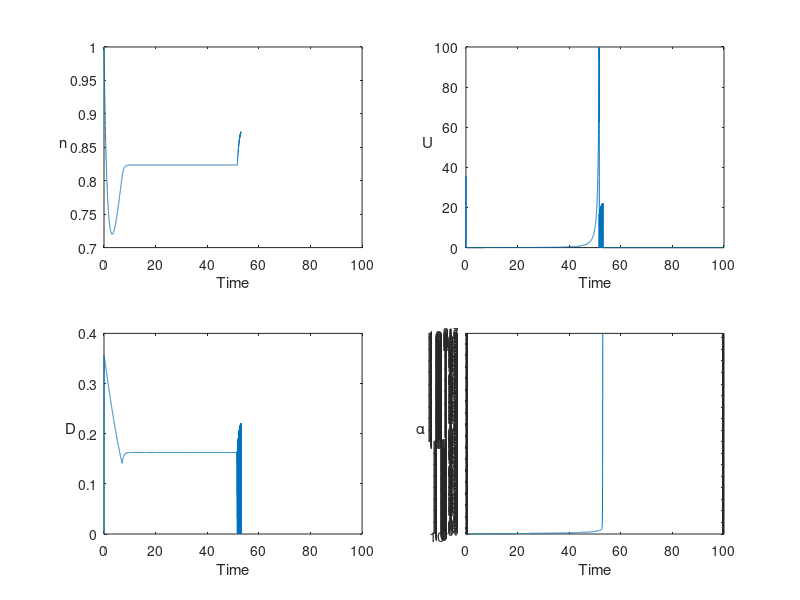
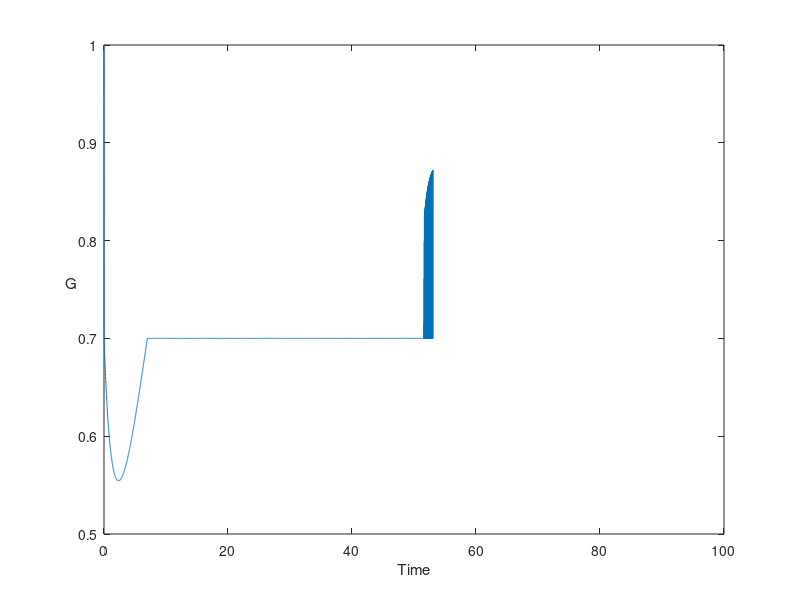

Here is the MATLAB script that generated these plots, in order:
close all
mu = 5;
G_target = 0.7; 
eta = 0.05;
kp = 0.3;
ki1 = 0.03;
ki2o = 0.45;
max_time = 100; %How long the simulation will run for.
dt = 0.01; %The time step we will use for our simple integration.
num = round(max_time/dt); % The number of time steps we are going to integrate for.
time = linspace(0,max_time,num+1); %A vector of times that will be used in plotting.

n_record=zeros(num+1,1);
D_record=zeros(num+1,1);
alpha_record=zeros(num+1,1);
U_record=zeros(num+1,1);
G = zeros(num+1,1);
e_record = 0;
n0=1;
D0=0;
alpha0=0.1;

n_record(1,:)=n0;
D_record(1,:)=D0;
alpha_record(1,:)=alpha0;

U_test = 0:0.01:100;

dn_dt=@(n,D)(n.*(2*exp(-D)-1)-(n.^2)*exp(-D));
dD_dt=@(U,alpha,D)(U-alpha*D);
dalpha_dt=@(alpha,n,D)(alpha*n*sqrt(mu*D*alpha)*(1-exp(-D)));

G(1,:)=n0*exp(-D0);


for i=1:num 
   n=n_record(i,:);
   D=D_record(i,:);
   alpha=alpha_record(i,:);
   G_curr=G(i,:);

   nnew = n+dn_dt(n,D)*dt; 
   nnew(nnew<0)=0;
   D_test = D+dD_dt(U_test,alpha,D)*dt;
   D_test(D_test<0)=0;
   alphanew = alpha+dalpha_dt(alpha,n,D)*dt;

   G_test = nnew*exp(-D_test);
   [~, ind] = min(abs(G_test-G_target));
   U = U_test(ind);
   Dnew = D+dD_dt(U,alpha,D)*dt;
   Dnew(Dnew<0)=0;
   
   %% Recording Final values each loop iteration
   n_record(i+1,:)=nnew;
   D_record(i+1,:)=Dnew;
   alpha_record(i+1,:)=alphanew;
   U_record(i+1,:)=U;
   G(i+1,:)=nnew*exp(-Dnew);
end

figure
subplot(2,2,1)
plot(time,n_record);
xlabel('Time');
ylabel('n','Rotation',0);
subplot(2,2,2)
plot(time,U_record);
xlabel('Time');
ylabel('U','Rotation',0);
subplot(2,2,3)
plot(time,D_record);
xlabel('Time');
ylabel('D','Rotation',0);
subplot(2,2,4)
plot(time,alpha_record);
set(gca, 'YScale', 'log')
xlabel('Time');
ylabel('\alpha','Rotation',0);
figure
plot(time,G)
xlabel('Time');
ylabel('G','Rotation',0);